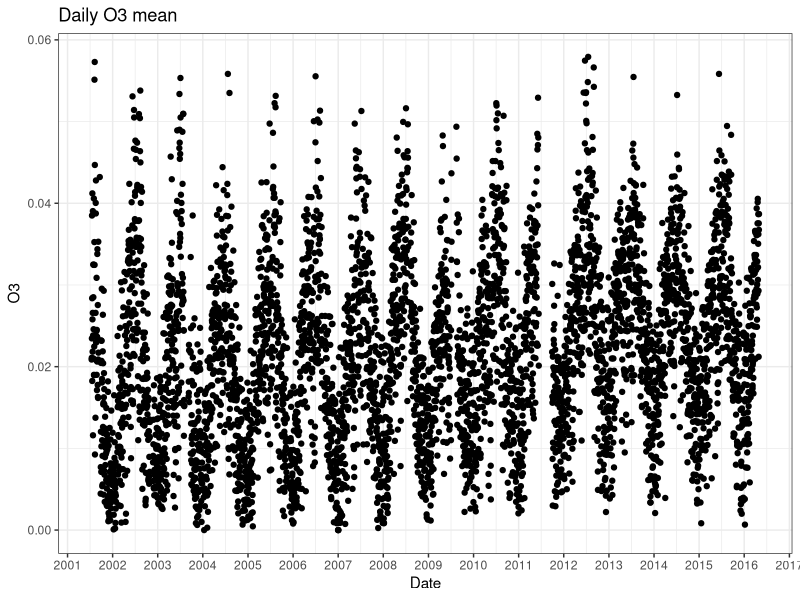
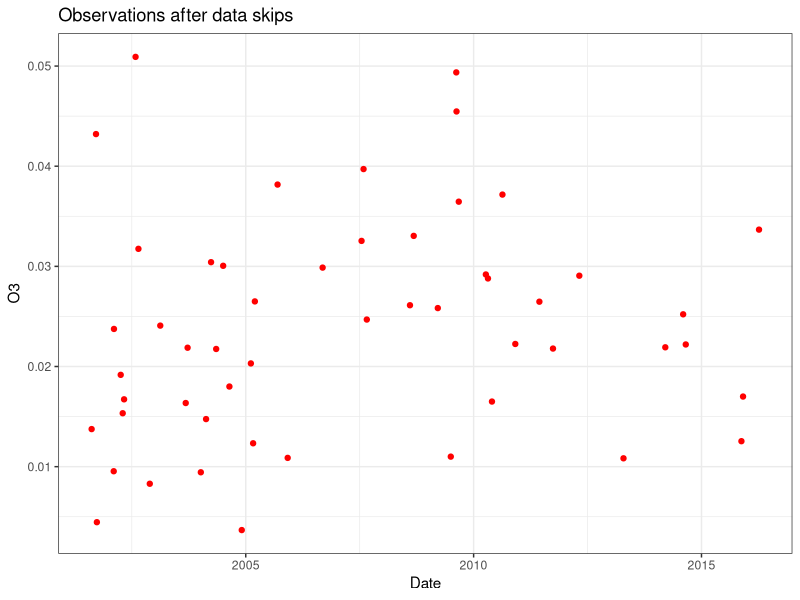
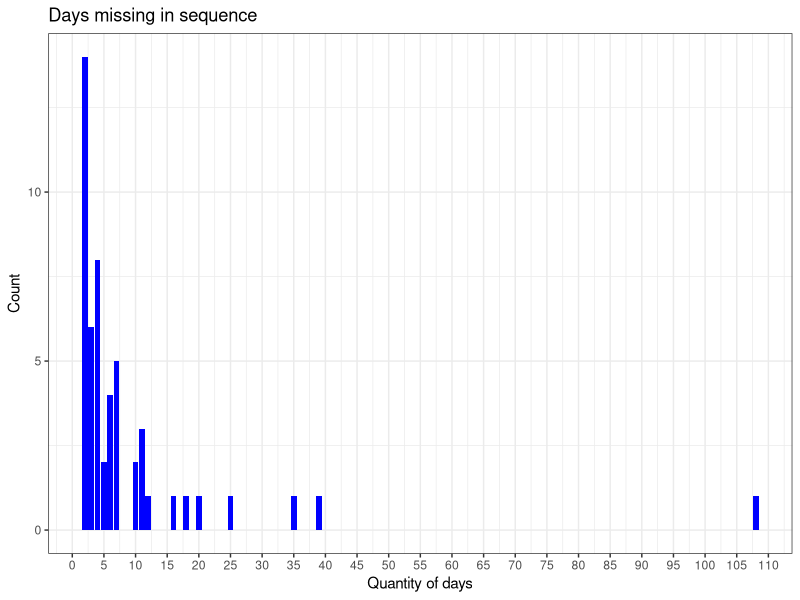
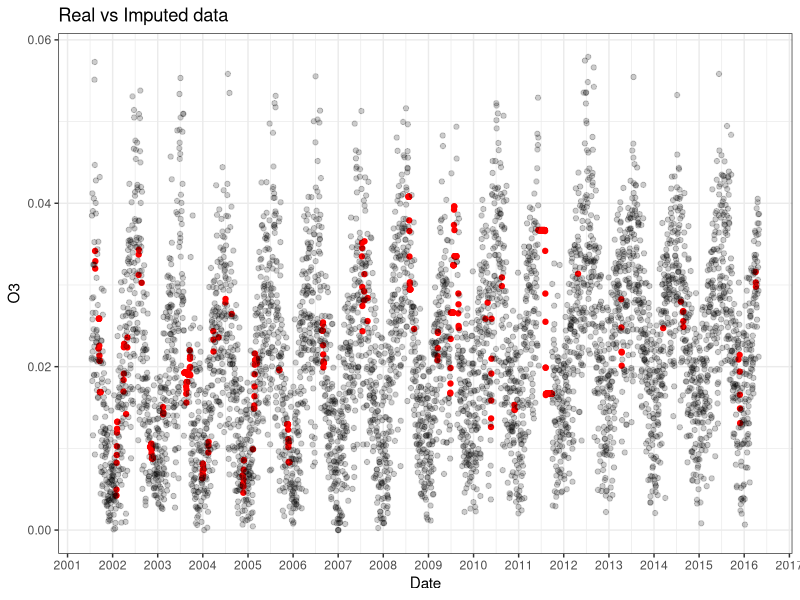
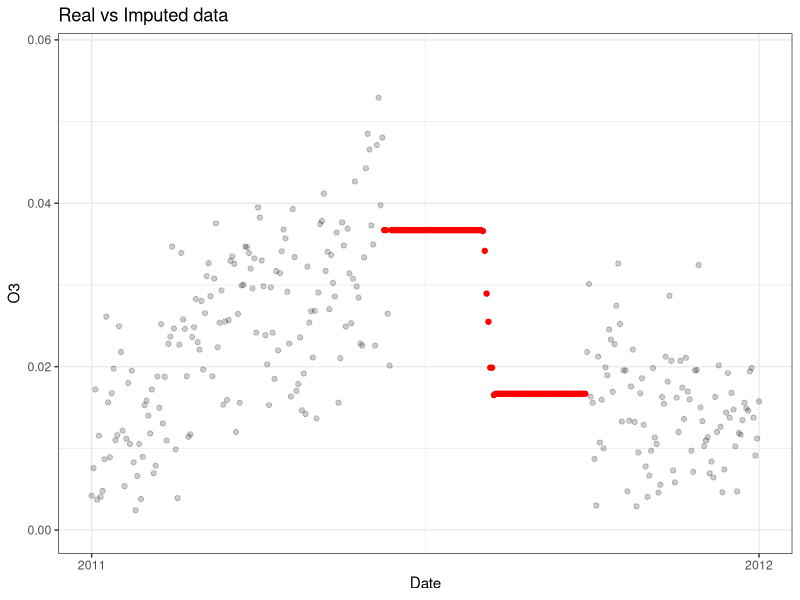
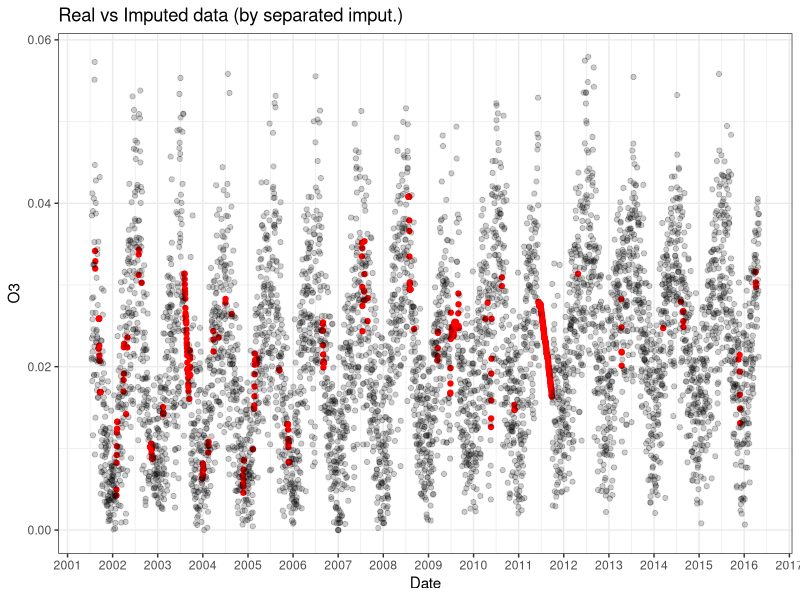
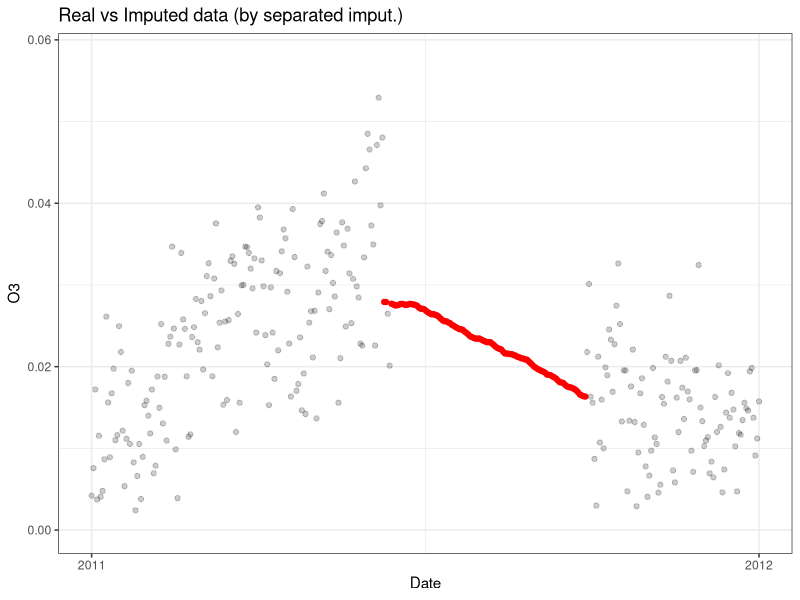
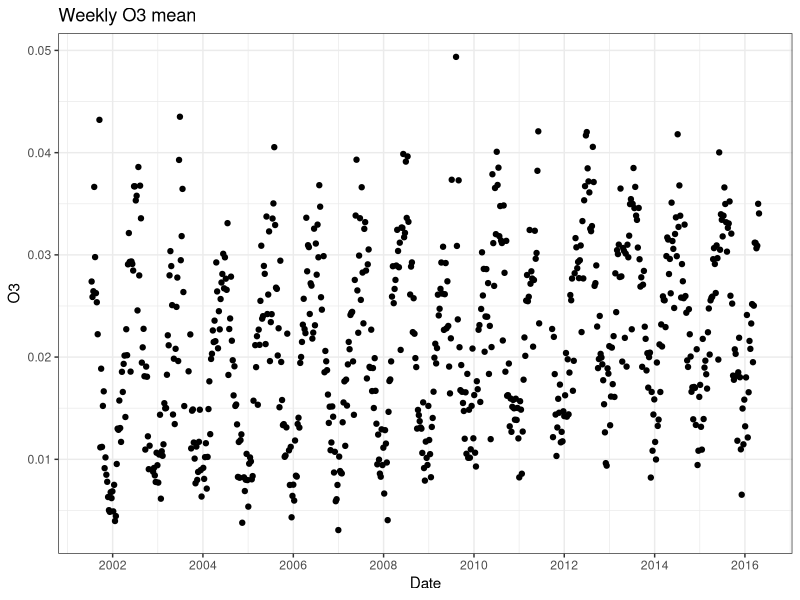

Generate these figures, in order, with R:
library(ggplot2)
library(dplyr)
library(VIM)
library(zoo)
data <- read.csv("NY.csv")
data <- data %>% select(Date.Local, O3.Mean) %>% mutate(Date.Local = as.Date(Date.Local))
data <- data[-1, ]
startDate <- data$Date.Local[1] #First observed sunday
finalDate <- data$Date.Local[length(data$Date.Local)] #Last observed day
#About 15 years of data
days <- seq(from = startDate, to = finalDate, by = 1)
dayWeek <- seq(from = startDate, to =  finalDate, by = 7)
#fulldata have NA rows in days that there is no observation
fulldata <- data.frame(Date.Local = days)
fulldata <- as.data.frame(merge(data, fulldata, all.y = TRUE)) %>% mutate(Date.Local = as.Date(Date.Local))
ggplot(data = fulldata) +
  geom_point(aes(x = Date.Local, y = O3.Mean)) +
  scale_x_date(date_breaks = "1 years", date_labels = "%Y", name = "Date") +
  scale_y_continuous(name = "O3") +
  ggtitle("Daily O3 mean") + 
  theme_bw()




#locate where is missing data
dateJumps <- data$Date.Local - lag(data$Date.Local, n = 1)
dateJumps[is.na(dateJumps)] <- FALSE
sum(dateJumps > 1)
#There is 52 date jumps
print(as.double(sum(dateJumps[dateJumps > 1]))/length(data$Date.Local))
#Around 9.5% of the data is missing

ggplot(data = data[dateJumps > 1, ]) + 
  geom_point(aes(x = Date.Local, y = O3.Mean), colour = 'red') +
  scale_x_date(name = "Date") + 
  scale_y_continuous(name = "O3") +
  ggtitle("Observations after data skips") +
  theme_bw()

skips <- dateJumps[dateJumps > 1]
ggplot(data = as.data.frame(skips)) +
  geom_bar(aes(skips), fill = "blue") +
  scale_y_continuous(name = "Count") +
  scale_x_continuous(name = "Quantity of days", breaks = seq(0, 150, 5)) +
  ggtitle("Days missing in sequence") +
  theme_bw()

#Can't see a pattern in skips
#A Comparison of Various Imputation Methods for Missing
#Values in Air Quality Data
#kNN function can't recieve a date variable
imputedData <- data.frame("obs" = index(fulldata), "O3.Mean" = fulldata$O3.Mean)
imputedData <- kNN(imputedData, variable = "O3.Mean", k = 7, numFun = weighted.mean, weightDist = TRUE) #K = 7 because we'll consider the week of the missing data
imputedData$Date.Local <- days

ggplot() +
  geom_point(data = imputedData[is.na(fulldata$O3.Mean), ], aes(x = Date.Local, y = O3.Mean), colour = 'red') +
  geom_point(data = fulldata, aes(x = Date.Local, y = O3.Mean), alpha = 0.2, fill = "black") +
  scale_y_continuous(name = "O3") +
  scale_x_date(date_breaks = "1 years", date_labels = "%Y", name = "Date") +
  ggtitle("Real vs Imputed data") +
  theme_bw()

ggplot() +
  geom_point(data = imputedData[is.na(fulldata$O3.Mean), ], aes(x = Date.Local, y = O3.Mean), colour = 'red') +
  geom_point(data = fulldata, aes(x = Date.Local, y = O3.Mean), alpha = 0.2, fill = "black") +
  scale_y_continuous(name = "O3") +
  scale_x_date(date_breaks = "1 years", date_labels = "%Y", name = "Date", limits = c(as.Date("2011-01-01"), as.Date("2012-01-01"))) +
  ggtitle("Real vs Imputed data") +
  theme_bw()

#There is a problem in the year of 2011 because there is more than 100 days
#missing in sequence
#I'm going to use different knn imputations for this year and for the rest of the data

#bigger than 30 days missing
imputedData[((is.na(fulldata$O3.Mean)) 
             & (fulldata$Date.Local > "2003-08-01") 
             & (fulldata$Date.Local < "2003-09-15")),"O3.Mean"] <- NA

imputedData[((is.na(fulldata$O3.Mean)) 
             & (fulldata$Date.Local > "2009-07-01") 
             & (fulldata$Date.Local < "2009-08-20")),"O3.Mean"] <- NA

imputedData <- kNN(imputedData, variable = c("O3.Mean"), numFun = weighted.mean, k = 45, weightDist = TRUE)


#bigger than 100 days missing
imputedData[((is.na(fulldata$O3.Mean)) 
              & (fulldata$Date.Local > "2011-01-01") 
              & (fulldata$Date.Local < "2012-01-01")),"O3.Mean"] <- NA

imputedData <- kNN(imputedData, variable = c("O3.Mean"), numFun = weighted.mean, k = 120, weightDist = TRUE)


ggplot() +
  geom_point(data = imputedData[is.na(fulldata$O3.Mean), ], aes(x = Date.Local, y = O3.Mean), colour = 'red') +
  geom_point(data = fulldata, aes(x = Date.Local, y = O3.Mean), alpha = 0.2, fill = "black") +
  scale_y_continuous(name = "O3") +
  scale_x_date(date_breaks = "1 years", date_labels = "%Y", name = "Date") +
  ggtitle("Real vs Imputed data (by separated imput.)") +
  theme_bw()

ggplot() +
  geom_point(data = imputedData[is.na(fulldata$O3.Mean), ], aes(x = Date.Local, y = O3.Mean), colour = 'red') +
  geom_point(data = fulldata, aes(x = Date.Local, y = O3.Mean), alpha = 0.2, fill = "black") +
  scale_y_continuous(name = "O3") +
  scale_x_date(date_breaks = "1 years", date_labels = "%Y", name = "Date", limits = c(as.Date("2011-01-01"), as.Date("2012-01-01"))) +
  ggtitle("Real vs Imputed data (by separated imput.)") +
  theme_bw()




#############################3
### WEEK DATA

k = 0
val = 1
l = rep(NA, length(fulldata$Date.Local) - 1)
while(k < length(fulldata$Date.Local) - 1){
  for(i in 1:7){
    print(val)
    l[k+i] = val
  }
  val = val + 1
  k = k +7
}
#Creating weekly data
weekData <- cbind(fulldata)
weekData$weekInd <- l
weekData <- weekData %>% group_by(weekInd) %>% summarise(O3.Mean = mean(O3.Mean, na.rm = TRUE))
weekData$Date.Local <- dayWeek

ggplot(weekData) +
  geom_point(aes(x = Date.Local, y = O3.Mean)) +
  scale_y_continuous(name = "O3") +
  scale_x_date(date_breaks = "2 year", name = "Date", date_labels  = "%Y") + 
  ggtitle("Weekly O3 mean") + 
  theme_bw()

#look for missing data
print(sum(is.na(weekData$O3.Mean)))
print(sum(is.na(weekData$O3.Mean))/length(weekData$O3.Mean))
#around 4.3% of the data is missing

temp <- weekData[!is.na(weekData$O3.Mean), ]
skips <- temp$Date.Local - lag(temp$Date.Local)
skips <- skips[skips > 7][-1]/7

ggplot(data = as.data.frame(skips)) +
  geom_bar(aes(skips), fill = "blue") +
  scale_y_continuous(name = "Count") +
  scale_x_continuous(name = "Quantity of weeks", breaks = seq(0, 16, 2)) +
  ggtitle("Weeks missing in sequence") +
  theme_bw()

imputedWeek <- cbind(weekData)
imputedWeek <- kNN(imputedWeek, variable = "O3.Mean", k = 4, 
                   numFun = weighted.mean, weightDist =  TRUE)

ggplot() +
  geom_point(data = imputedWeek[is.na(weekData$O3.Mean),], aes(x = Date.Local, y = O3.Mean), colour = 'red') +
  geom_point(data = weekData, aes(x = Date.Local, y = O3.Mean), colour = "black", alpha = 0.4) +
  scale_x_date(name ="Date", date_breaks = "1 year", date_labels = "%Y") +
  scale_y_continuous(name = "O3") + 
  ggtitle("Weekly Real vs Imputed data") +
  theme_bw()

#Imputing by different
imputedWeek[(imputedWeek$Date.Local > "2011-01-01") 
            & (imputedWeek$Date.Local < "2012-01-01") 
            & (is.na(weekData$O3.Mean)),"O3.Mean"] <- NA

imputedWeek <- kNN(imputedWeek, variable = "O3.Mean", k = 16, 
                   numFun = weighted.mean, weightDist =  TRUE)

ggplot() +
  geom_point(data = imputedWeek[is.na(weekData$O3.Mean), ], aes(x = Date.Local, y = O3.Mean), colour = 'red') +
  geom_point(data = weekData, aes(x = Date.Local, y = O3.Mean), alpha = 0.2, fill = "black") +
  scale_y_continuous(name = "O3") +
  scale_x_date(date_breaks = "1 years", date_labels = "%Y", name = "Date")+
  ggtitle("Weekly Real vs Imputed data") +
  theme_bw()

ggplot() +
  geom_point(data = imputedWeek[is.na(weekData$O3.Mean), ], aes(x = Date.Local, y = O3.Mean), colour = 'red') +
  geom_point(data = weekData, aes(x = Date.Local, y = O3.Mean), alpha = 0.2, fill = "black") +
  scale_y_continuous(name = "O3") +
  scale_x_date(date_breaks = "1 years", date_labels = "%Y", name = "Date", limits = c(as.Date("2011-01-01"), as.Date("2012-01-01"))) +
  ggtitle("Weekly Real vs Imputed data") +
  theme_bw()

## Separating between training and test data
startLastYear <- days[length(days) - 365]
trainDaily <- imputedData[imputedData$Date.Local < startLastYear, c("O3.Mean", "Date.Local")]
testDaily <- imputedData[imputedData$Date.Local > startLastYear, c("O3.Mean", "Date.Local")]
write.csv(trainDaily, "trainDaily.csv", row.names = FALSE)
write.csv(trainDaily, "testDaily.csv", row.names = FALSE)
trainWeekly <- imputedWeek[imputedWeek$Date.Local < startLastYear, c("O3.Mean", "Date.Local")]
testWeekly <- imputedWeek[imputedWeek$Date.Local > startLastYear, c("O3.Mean", "Date.Local")]
write.csv(trainDaily, "trainWeekly.csv", row.names = FALSE)
write.csv(trainDaily, "testWeekly.csv", row.names = FALSE)
